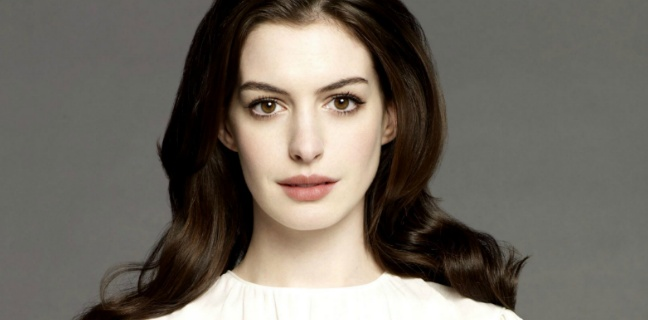
#> input picture person.jpg, 648 x 320 px
$ python histogram_CLAHE.py
#> lines starting #> are read from the running program, lines starting #| are printed output that depends on the picture
# -*- coding: utf-8 -*-
"""
Created on Wed Feb 15 13:46:25 2017

@author: USER

CLAHE (Contrast Limited Adaptive Histogram Equalization)
"""

import cv2
import numpy as np
from matplotlib import pyplot as plt


img = cv2.imread('person.jpg',0);
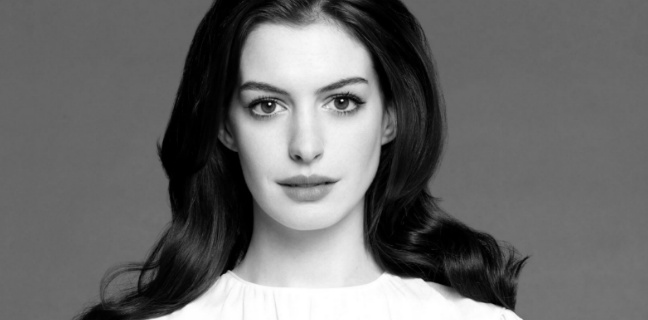
#> img: shape (320, 648); min 0, max 255, mean 106.8

# contrast limit가 2이고 title의 size는 8X8
clahe = cv2.createCLAHE(clipLimit=2.0, tileGridSize=(8,8))
img2 = clahe.apply(img)
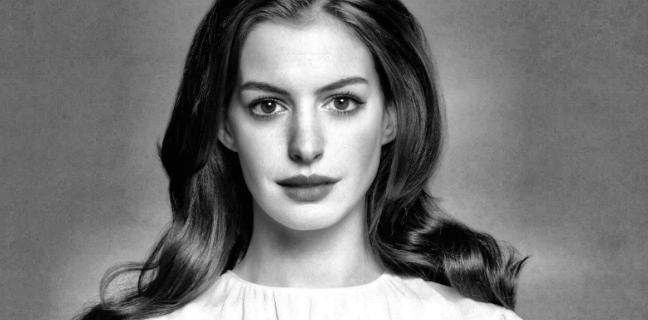
#> img2: shape (320, 648); min 0, max 255, mean 117.5

img = cv2.resize(img,(400,400))
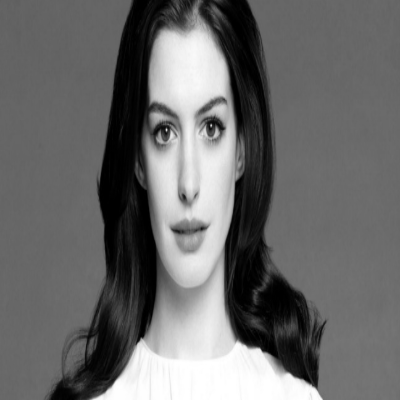
#> img: shape (400, 400); min 0, max 255, mean 106.7
img2 = cv2.resize(img2,(400,400))
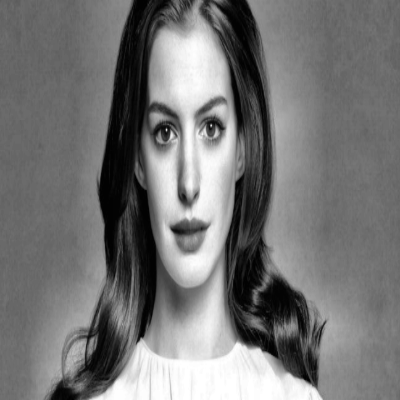
#> img2: shape (400, 400); min 0, max 255, mean 117.4

dst = np.hstack((img, img2))
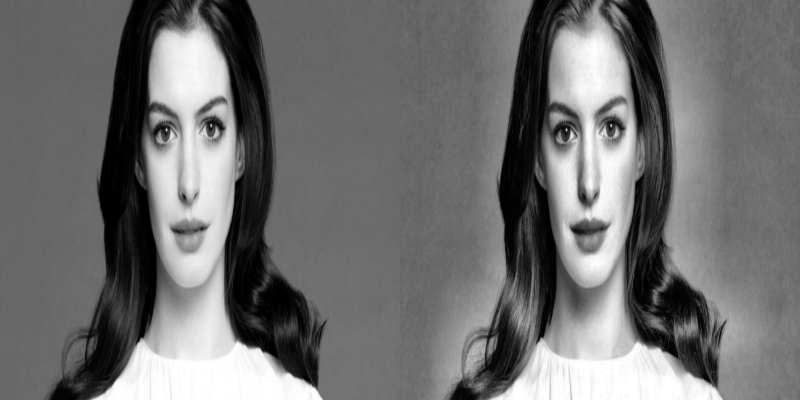
#> dst: shape (400, 800); min 0, max 255, mean 112.1
cv2.imshow('img',dst)
cv2.waitKey()
cv2.destroyAllWindows()
